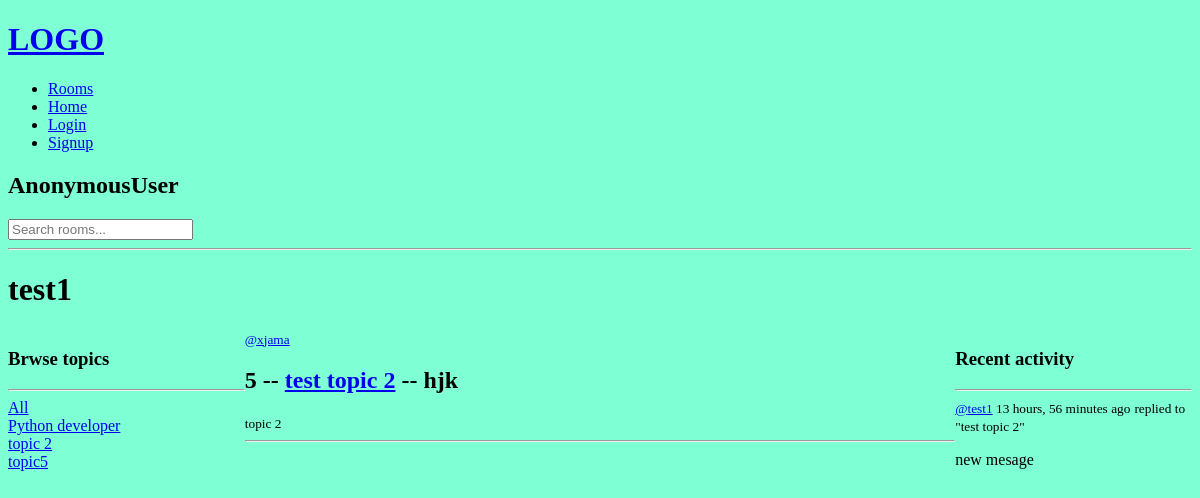
Before: /user/2 with the older database file.
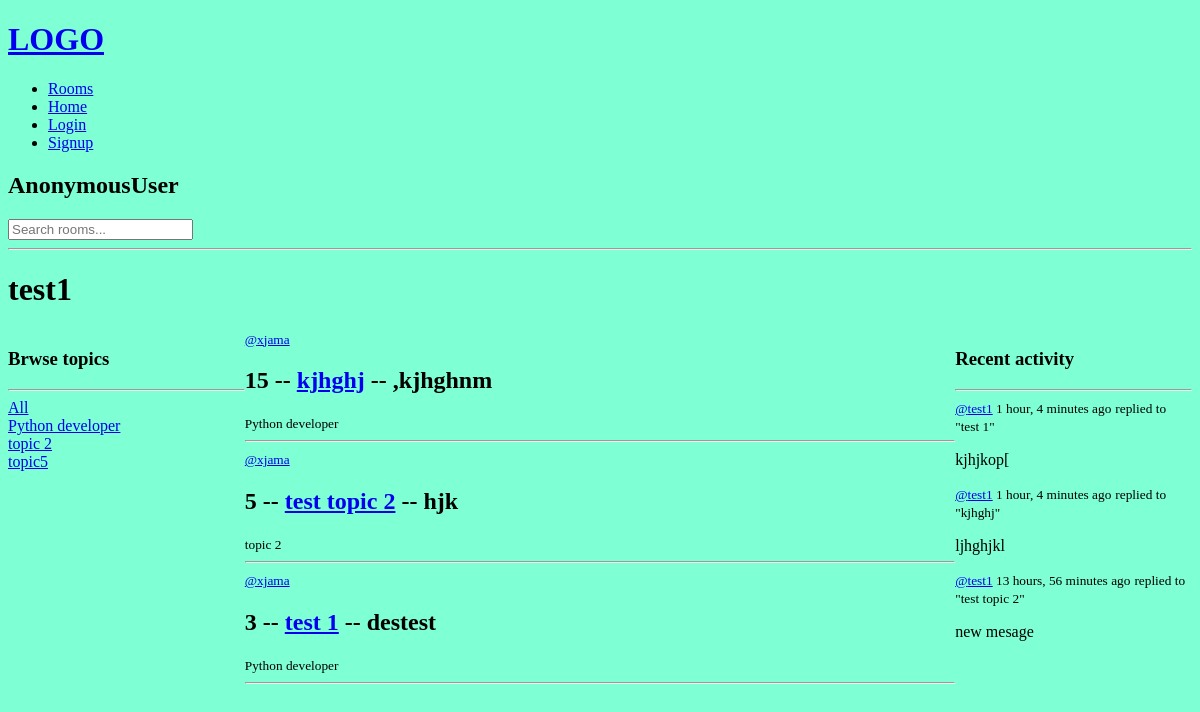
After: the same page with the newer database file.
### base/models.py (models this page shows, shortened)
class Topic(models.Model):
    name = models.CharField(max_length=200)

class Room(models.Model):
    host = models.ForeignKey(User, on_delete=models.SET_NULL, null=True)
    topic = models.ForeignKey(Topic, on_delete=models.SET_NULL, null=True)
    participants = models.ManyToManyField(User, related_name='participants', blank=True)
    name = models.CharField(max_length=200)
    description = models.TextField()
    updated = models.DateTimeField(auto_now=True)
    created = models.DateTimeField(auto_now_add = True)
    class Meta:
        ordering = ['-updated', '-created']
    def __str__(self) -> str:
        return self.name

class Message(models.Model):
    user = models.ForeignKey(User, on_delete=models.SET_NULL, null=True)
    room = models.ForeignKey(Room, on_delete=models.SET_NULL, null=True, related_name="room")
    body = models.TextField()
    updated = models.DateTimeField(auto_now=True)
    created = models.DateTimeField(auto_now_add = True)
    class Meta:
        ordering = ['-updated', '-created']
    def __str__(self) -> str:
        return self.body[:60]

### base/views.py (the view)
# urls.py: path("user/<int:pk>", views.user_profile, name='user-profile'),
def user_profile(request, pk):
    user = User.objects.get(id=pk)
    rooms = Room.objects.filter(participants = user)
    messages_data = Message.objects.filter(user = user)
    topics = Topic.objects.all()
    context = {'user': user, 'rooms': rooms, 'messages_data': messages_data, 'topics': topics}
    return render(request, 'base/user_profile.html', context)

### base/templates/base/user_profile.html (shortened to what this page needs)
{% extends 'main.html' %}
{% block content %}
<h1>{{user.username}}</h1>
<div class="profile-container">
    <div>
        {% include 'base/topics_component.html' %}
    </div>
    <div>
        {% include 'base/feed_component.html' %}
    </div>
    <div>
        {% include 'base/activity_component.html' %}
    </div>
</div>
{% endblock content %}

### base/templates/base/topics_component.html
<h3>Brwse topics</h3>
        <hr>
        <a href="{% url 'home' %}">All</a>
        {% for topic in topics %}
            <div>
                <a href="{% url 'home' %}?q={{topic.name}}">{{topic.name}}</a>
            </div>
        {% endfor %}

### base/templates/base/feed_component.html (shortened to what this page needs)
<div>
    {% for room in rooms %}
    <div>
        <small><a href="{% url 'user-profile' room.host.id %}">@{{room.host}}</a></small>
        <h2>{{ room.id }} -- <a href="{% url 'room' room.id %}">{{ room.name }}</a> -- {{ room.description }}</h2>
        <small>{{room.topic.name}}</small>
        <hr>
    </div>
    {% endfor %}
</div>

### base/templates/base/activity_component.html (shortened to what this page needs)
<h3>Recent activity</h3>
<hr>
{% for message in messages_data %}
    <div>
        <small><a href="{% url 'user-profile' message.user.id %}">@{{ message.user}}</a> {{message.created|timesince }} ago</small>
        <small>replied to "{{ message.room }}"</small>
        <p>{{message}}</p>
    </div>
{% endfor %}

Changed rows visible on the page:
now on this page (row unchanged): Room: host "xjama", id "15", name "kjhghj", description ",kjhghnm", topic.name "Python developer"
now on this page (row unchanged): Room: host "xjama", id "3", name "test 1", description "destest", topic.name "Python developer"
added Message: user "test1", created "1 hour, 4 minutes", room "test 1", body "kjhjkop["
added Message: user "test1", created "1 hour, 4 minutes", room "kjhghj", body "ljhghjkl"
